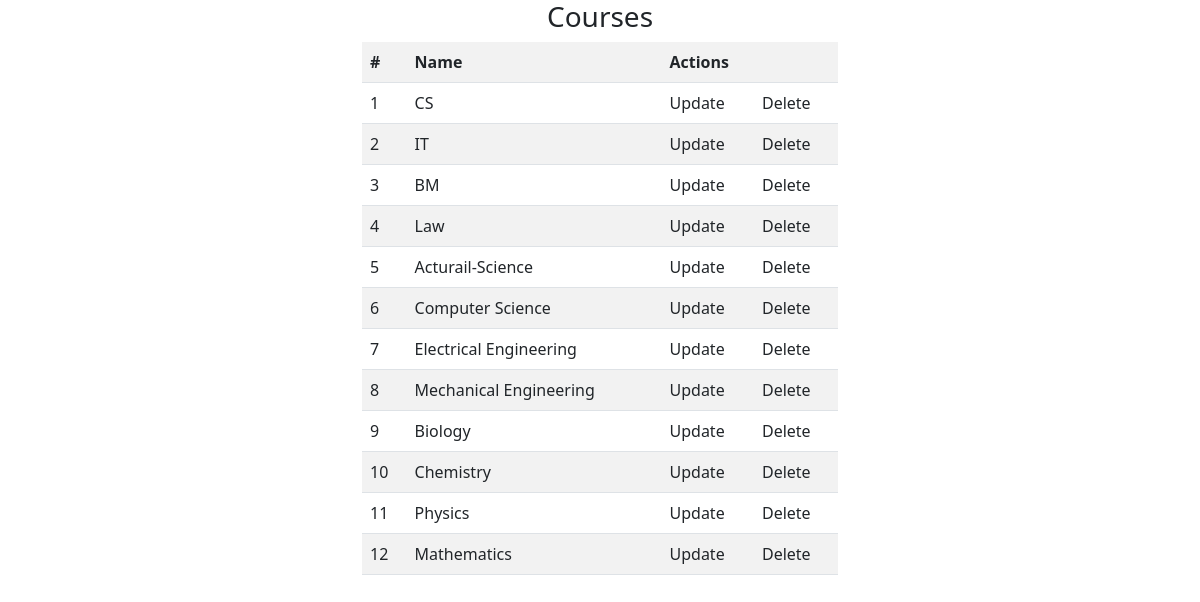
The page /course on the database its author committed.
### model.py (models this page shows)
class Course(db.Model):
    __tablename__ ='course'
    id =  db.Column(db.Integer(), primary_key=True)
    name = db.Column(db.String())
    students  = db.relationship('Student', secondary=student_course, back_populates='courses')

### app.py (the view)
@app.route('/course')
def view_course():
    courses = Course.query.all()
    return render_template('view-course.html', courses=courses)

### templates/view-course.html
{% extends 'base.html' %}
{% block main %}
<h3 class='text-center'>Courses</h3>
<div class="container-fluid">
    <div class="row">
        <div class="col-md-5 mx-auto">
            <div class='table-responsive'>
                <table class='table table-hover table-striped '>
                    <tr>
                        <th>#</th>
    <th>Name</th>
    <th colspan="2">Actions</th>
</tr>
{% for course in  courses %}
  <tr>
    <td>{{course.id}}</td>
    <td>{{course.name}}</td>
    <td> Update</td>
    <td>Delete</td>
  </tr>
{% endfor %}
    </table>
    </div>
    </div>
    </div>
</div>
{% endblock main %}

### rows shown on the page
Course: id "1", name "CS"
Course: id "2", name "IT"
Course: id "3", name "BM"
Course: id "4", name "Law"
Course: id "5", name "Acturail-Science"
Course: id "6", name "Computer Science"
Course: id "7", name "Electrical Engineering"
Course: id "8", name "Mechanical Engineering"
Course: id "9", name "Biology"
Course: id "10", name "Chemistry"
Course: id "11", name "Physics"
Course: id "12", name "Mathematics"
